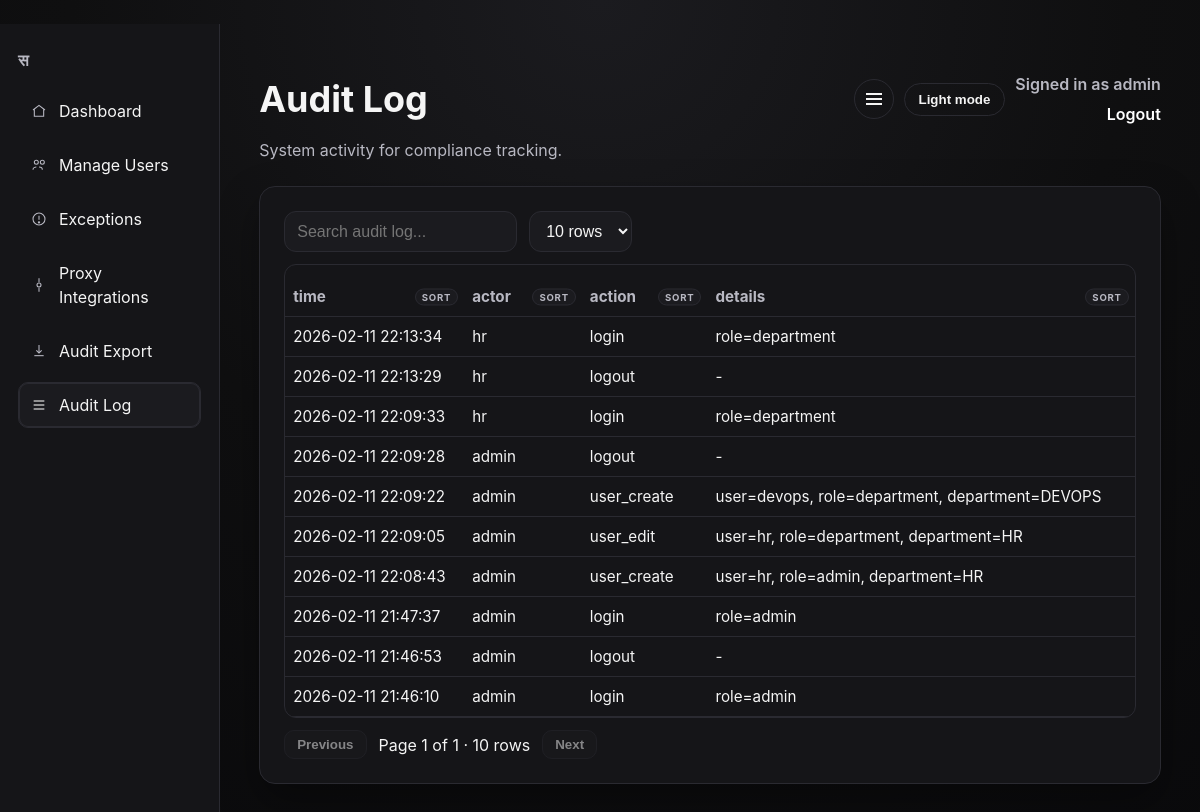
The page /admin/audit (signed in) on the database its author committed.
### tables this page shows
CREATE TABLE users (
        id INTEGER PRIMARY KEY AUTOINCREMENT,
        username TEXT UNIQUE NOT NULL,
        password_hash TEXT NOT NULL,
        role TEXT NOT NULL,
        department TEXT
    );

CREATE TABLE audit_logs (
        id INTEGER PRIMARY KEY AUTOINCREMENT,
        actor TEXT NOT NULL,
        action TEXT NOT NULL,
        details TEXT,
        created_at TEXT NOT NULL
    );

### recon/routes_admin.py (the view)
    @app.route("/admin/audit")
    def admin_audit():
        user = current_user()
        if not user or user["role"] != "admin":
            return redirect(url_for("login"))
        logs = list_audit_logs()
        return render_template("admin_audit.html", user=user, logs=logs)

### recon/auth.py (called while the page is built)
def current_user():
    user_id = session.get("user_id")
    if not user_id:
        return None
    user = get_user_by_id(user_id)
    if not user:
        return None
    return {
        "id": user["id"],
        "username": user["username"],
        "role": user["role"],
        "department": user["department"],
    }

### recon/db.py (called while the page is built)
def _ensure_core_schema(conn):
    for statement in SCHEMA_STATEMENTS:
        conn.execute(statement)
    conn.commit()

def db_connect():
    DATA_DIR.mkdir(parents=True, exist_ok=True)
    UPLOADS_DIR.mkdir(parents=True, exist_ok=True)
    conn = sqlite3.connect(DB_PATH)
    conn.row_factory = sqlite3.Row
    _ensure_core_schema(conn)
    return conn

def get_user_by_id(user_id: int):
    conn = db_connect()
    try:
        cur = conn.execute("SELECT * FROM users WHERE id = ?", (user_id,))
        return cur.fetchone()
    finally:
        conn.close()

def list_audit_logs(limit: int = 200):
    conn = db_connect()
    try:
        cur = conn.execute("SELECT * FROM audit_logs ORDER BY created_at DESC LIMIT ?", (limit,))
        return cur.fetchall()
    finally:
        conn.close()

### templates/admin_audit.html (shortened to what this page needs)
﻿<!doctype html>
<html lang="en">
  <head>
    <link rel="stylesheet" href="{{ url_for('static', filename='style.css') }}?v=20260205" />
  </head>
  <body>
    <div class="layout">
      <aside class="sidebar">
        <div class="brand">&#2360;</div>
        <nav class="nav">
          <a class="nav-link" data-tooltip="Dashboard" href="{{ url_for('admin') }}">
            <svg viewBox="0 0 24 24" fill="none" stroke-width="1.6">
              <path d="M3 10.5l9-7 9 7"></path>
              <path d="M5 9.5V20h14V9.5"></path>
            </svg>
            <span class="label">Dashboard</span>
          </a>
          <a class="nav-link" data-tooltip="Manage Users" href="{{ url_for('admin_users') }}">
            <svg viewBox="0 0 24 24" fill="none" stroke-width="1.6">
              <circle cx="8" cy="8" r="3"></circle>
              <circle cx="17" cy="8" r="3"></circle>
              <path d="M3 19c0-2.5 3-4 5-4"></path>
              <path d="M12 15c2.5 0 5 1.5 5 4"></path>
            </svg>
            <span class="label">Manage Users</span>
          </a>
          <a class="nav-link" data-tooltip="Exceptions" href="{{ url_for('admin_exceptions') }}">
            <svg viewBox="0 0 24 24" fill="none" stroke-width="1.6">
              <circle cx="12" cy="12" r="9"></circle>
              <path d="M12 7v6"></path>
              <circle cx="12" cy="17" r="1"></circle>
            </svg>
            <span class="label">Exceptions</span>
          </a>
          <a class="nav-link" data-tooltip="Proxy" href="{{ url_for('admin_proxy') }}">
            <svg viewBox="0 0 24 24" fill="none" stroke-width="1.6">
              <path d="M12 2v6"></path>
              <path d="M12 16v6"></path>
              <circle cx="12" cy="12" r="3"></circle>
            </svg>
            <span class="label">Proxy Integrations</span>
          </a>
          <a class="nav-link" data-tooltip="Audit Export" href="{{ url_for('admin_export_submissions') }}">
            <svg viewBox="0 0 24 24" fill="none" stroke-width="1.6">
              <path d="M12 3v12"></path>
              <path d="M8 11l4 4 4-4"></path>
              <path d="M5 19h14"></path>
            </svg>
            <span class="label">Audit Export</span>
          </a>
          <a class="nav-link active" data-tooltip="Audit Log" href="{{ url_for('admin_audit') }}">
            <svg viewBox="0 0 24 24" fill="none" stroke-width="1.6">
              <path d="M4 6h16"></path>
              <path d="M4 12h16"></path>
              <path d="M4 18h16"></path>
            </svg>
            <span class="label">Audit Log</span>
          </a>
        </nav>
      </aside>
      <main class="page">
        <header class="hero row">
          <div>
            <h1>Audit Log</h1>
            <p>System activity for compliance tracking.</p>
          </div>
          <div class="toolbar">
            <button type="button" class="sidebar-toggle" data-sidebar-toggle aria-label="Toggle sidebar">
              <span class="icon-bars" aria-hidden="true"></span>
            </button>
            <button type="button" class="theme-toggle" data-theme-toggle>Light mode</button>
            <div class="user">
              <span>Signed in as {{ user.username }}</span>
              <a href="{{ url_for('logout') }}">Logout</a>
            </div>
          </div>
        </header>
        <section class="card">
          {% if logs %}
            <div class="table-block">
              <div class="table-actions">
                <div class="table-controls">
                  <input type="search" class="table-search" placeholder="Search audit log..." />
                  <select class="table-page-size">
                    <option value="10">10 rows</option>
                  </select>
                </div>
              </div>
              <div class="table-wrap">
                <table>
                  <thead>
                    <tr>
                      <th class="sortable">time</th>
                      <th class="sortable">actor</th>
                      <th class="sortable">action</th>
                      <th class="sortable">details</th>
                    </tr>
                  </thead>
                  <tbody>
                    {% for item in logs %}
                      <tr>
                        <td data-label="time">{{ item.created_at }}</td>
                        <td data-label="actor">{{ item.actor }}</td>
                        <td data-label="action">{{ item.action }}</td>
                        <td data-label="details">{{ item.details or '-' }}</td>
                      </tr>
                    {% endfor %}
                  </tbody>
                </table>
              </div>
              <div class="table-footer">
                <button type="button" class="pager prev">Previous</button>
                <span class="page-info"></span>
                <button type="button" class="pager next">Next</button>
              </div>
            </div>
          {% else %}
            <p class="empty">No audit entries yet.</p>
          {% endif %}
        </section>
      </main>
    </div>
  </body>
</html>

### static/style.css (style rules this page uses)
* { box-sizing: border-box; }
body { margin: 0; font-family: "Geist", "Inter", "Segoe UI", sans-serif; color: var(--text); background: radial-gradient(circle at top, #1b1b1f 0%, #0f0f10 50%, #0a0a0c 100%); min-height: 100vh; line-height: 1.5; }
.page { width: min(1100px, 92%); margin: 0 auto; padding: 48px 0 64px; }
.layout { display: grid; grid-template-columns: 220px 1fr; min-height: 100vh; }
.sidebar { background: var(--card); border-right: 1px solid var(--border); padding: 24px 18px; position: sticky; top: 0; height: 100vh; }
.brand { font-weight: 700; letter-spacing: 0.08em; text-transform: uppercase; color: var(--muted); margin-bottom: 16px; }
.nav { display: grid; gap: 8px; }
.nav-link { text-decoration: none; color: var(--text); padding: 10px 12px; border-radius: 10px; border: 1px solid transparent; display: grid; grid-template-columns: 18px 1fr; align-items: center; gap: 10px; position: relative; }
.nav-link.active { background: var(--card-alt); border-color: var(--border); box-shadow: inset 0 0 0 1px var(--border); }
.nav-link { position: relative; }
.sidebar, .layout { transition: grid-template-columns 0.2s ease, padding 0.2s ease; }
.sidebar-toggle { border: 1px solid var(--border); border-radius: 999px; width: 40px; height: 40px; padding: 0; font-weight: 600; background: var(--ghost-bg); color: var(--text); cursor: pointer; display: inline-flex; align-items: center; justify-content: center; }
.icon-bars { display: inline-block; width: 16px; height: 2px; background: var(--text); position: relative; }
.icon-bars::before, .icon-bars::after { content: ""; position: absolute; left: 0; width: 16px; height: 2px; background: var(--text); }
.icon-bars::before { top: -5px; }
.icon-bars::after { top: 5px; }
.nav-link .label { display: inline-block; }
.nav-link svg { width: 16px; height: 16px; stroke: var(--muted); }
.nav-link.active svg { stroke: var(--text); }
.hero { margin-bottom: 24px; }
.hero.row { display: flex; align-items: flex-start; justify-content: space-between; gap: 16px; }
.hero h1 { font-size: clamp(2rem, 3vw, 3rem); margin: 0 0 12px; }
.hero p { margin: 0; color: var(--muted); max-width: 760px; }
.toolbar { display: flex; gap: 10px; align-items: center; justify-content: flex-end; }
.user { text-align: right; font-weight: 600; color: var(--muted); display: grid; gap: 6px; }
.user a { color: var(--accent); text-decoration: none; }
.card { background: var(--card); border: 1px solid var(--border); border-radius: 16px; padding: 24px; margin-bottom: 24px; box-shadow: 0 18px 40px rgba(0, 0, 0, 0.35); }
input[type="file"], input[type="text"], input[type="password"], input[type="search"], select { padding: 10px 12px; border: 1px solid var(--border); border-radius: 12px; background: var(--card-alt); font-size: 1rem; color: var(--text); }
button { width: fit-content; padding: 10px 18px; border: none; border-radius: 999px; font-weight: 600; background: var(--btn-bg); color: var(--btn-text); cursor: pointer; transition: background 0.2s ease; }
.theme-toggle { border: 1px solid var(--border); border-radius: 999px; padding: 8px 14px; font-weight: 600; background: var(--ghost-bg); color: var(--text); cursor: pointer; }
.table-wrap { overflow-x: auto; border: 1px solid var(--border); border-radius: 12px; background: var(--card); }
.table-block { display: grid; gap: 12px; }
.table-actions { display: flex; justify-content: space-between; align-items: center; flex-wrap: wrap; gap: 12px; }
.table-controls { display: flex; gap: 12px; flex-wrap: wrap; }
.table-controls input[type="search"] { min-width: 220px; }
.table-footer { display: flex; align-items: center; gap: 12px; }
.pager { padding: 6px 12px; border-radius: 10px; border: 1px solid var(--border); background: var(--card-alt); color: var(--text); font-weight: 600; cursor: pointer; }
.pager:disabled { opacity: 0.5; cursor: not-allowed; }
table { width: 100%; border-collapse: collapse; margin-top: 12px; }
th, td { border-bottom: 1px solid var(--border); text-align: left; padding: 10px 8px; font-size: 0.95rem; }
th { color: var(--muted); font-weight: 700; }
th.sortable { cursor: pointer; position: relative; padding-right: 64px; }
th.sortable::after { content: "sort"; position: absolute; right: 6px; top: 50%; transform: translateY(-50%); color: var(--muted); font-size: 0.6rem; text-transform: uppercase; letter-spacing: 0.08em; border: 1px solid var(--border); background: var(--card-alt); padding: 2px 6px; border-radius: 999px; }

### rows shown on the page
users: username "admin"
audit_logs: created_at "2026-02-11 22:13:34", actor "hr", action "login", details "role=department"
audit_logs: created_at "2026-02-11 22:13:29", actor "hr", action "logout", details "-"
audit_logs: created_at "2026-02-11 22:09:33", actor "hr", action "login", details "role=department"
audit_logs: created_at "2026-02-11 22:09:28", actor "admin", action "logout", details "-"
audit_logs: created_at "2026-02-11 22:09:22", actor "admin", action "user_create", details "user=devops, role=department, department=DEVOPS"
audit_logs: created_at "2026-02-11 22:09:05", actor "admin", action "user_edit", details "user=hr, role=department, department=HR"
audit_logs: created_at "2026-02-11 22:08:43", actor "admin", action "user_create", details "user=hr, role=admin, department=HR"
audit_logs: created_at "2026-02-11 21:47:37", actor "admin", action "login", details "role=admin"
audit_logs: created_at "2026-02-11 21:46:53", actor "admin", action "logout", details "-"
audit_logs: created_at "2026-02-11 21:46:10", actor "admin", action "login", details "role=admin"
